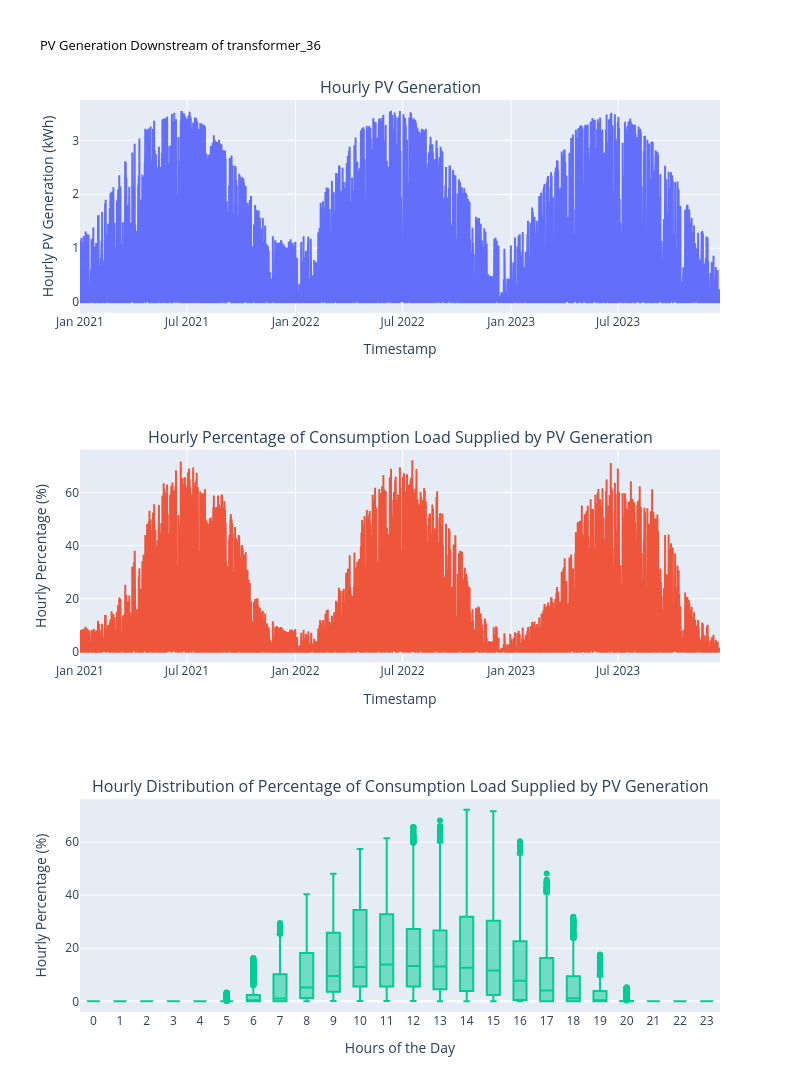

This figure's notebook cell:
### Markdown cell above
Please note that the plots below are interactive visualizations. Users can zoom in by holding and dragging a box around a specific plot section.

### Code cell
# Calculate true consumption and percentage of PV production.
df_pv_agg = calc_pv_production(df_ts)

# Plot the results. 
plot_pv(df_pv_agg)

### Figure 1 — Plotly figure (JSON) as saved in the notebook; plotly's stock layout.template omitted (floating-point values rounded to 4 significant figures; data arrays with more than 128 entries replaced by an {"elided": "..."} marker saying what was removed)
{"data": [{"showlegend": false, "type": "scatter", "x": {"elided": "26002 str values"}, "xaxis": "x", "y": {"elided": "26002 float values"}, "yaxis": "y"}, {"showlegend": false, "type": "scatter", "x": {"elided": "26002 str values"}, "xaxis": "x2", "y": {"elided": "26002 float values"}, "yaxis": "y2"}, {"showlegend": false, "type": "box", "x": {"elided": "26002 int values"}, "xaxis": "x3", "y": {"elided": "26002 float values"}, "yaxis": "y3"}], "layout": {"annotations": [{"font": {"size": 16}, "showarrow": false, "text": "Hourly PV Generation", "x": 0.5, "xanchor": "center", "xref": "paper", "y": 1.0, "yanchor": "bottom", "yref": "paper"}, {"font": {"size": 16}, "showarrow": false, "text": "Hourly Percentage of Consumption Load Supplied by PV Generation", "x": 0.5, "xanchor": "center", "xref": "paper", "y": 0.6167, "yanchor": "bottom", "yref": "paper"}, {"font": {"size": 16}, "showarrow": false, "text": "Hourly Distribution of Percentage of Consumption Load Supplied by PV Generation", "x": 0.5, "xanchor": "center", "xref": "paper", "y": 0.2333, "yanchor": "bottom", "yref": "paper"}], "height": 1200, "title": {"font": {"color": "Black", "size": 13}, "text": "PV Generation Downstream of transformer_36"}, "width": 800, "xaxis": {"anchor": "y", "domain": [0, 1], "title": {"text": "Timestamp"}}, "xaxis2": {"anchor": "y2", "domain": [0, 1], "title": {"text": "Timestamp"}}, "xaxis3": {"anchor": "y3", "domain": [0, 1], "dtick": 1, "tick0": 0, "title": {"text": "Hours of the Day"}}, "yaxis": {"anchor": "x", "domain": [0.7667, 1.0], "title": {"text": "Hourly PV Generation (kWh)"}}, "yaxis2": {"anchor": "x2", "domain": [0.3833, 0.6167], "title": {"text": "Hourly Percentage (%)"}}, "yaxis3": {"anchor": "x3", "domain": [0, 0.2333], "title": {"text": "Hourly Percentage (%)"}}}}
